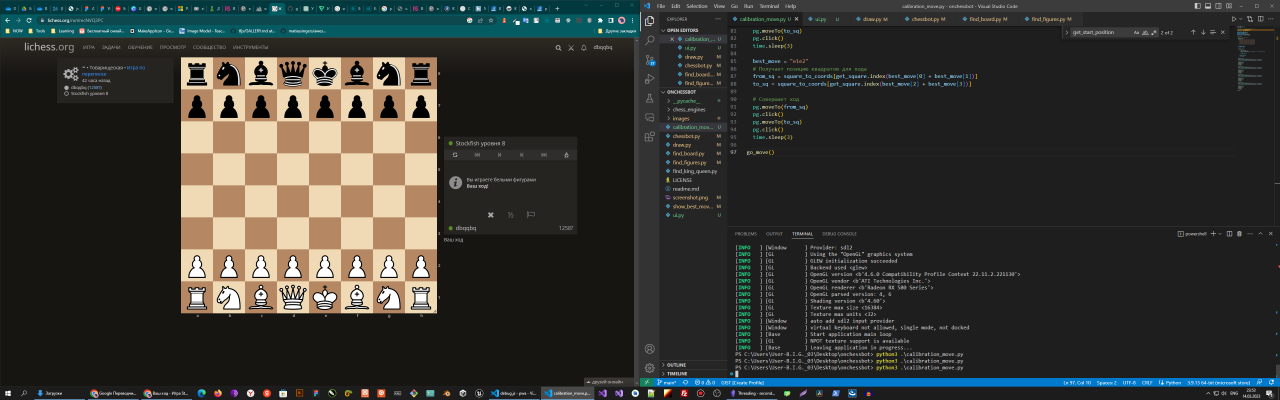
#> input picture images/shot_board.png, 3840 x 1200 px (shown at 1/3 size)
$ python -i find_board.py   (imports and definitions only)
#> lines starting #> are read from the running program, lines starting #| are printed output that depends on the picture
import numpy as np
import cv2
import pyautogui as pg


def get_start_position():
    # Захват экрана
    pg.screenshot('./images/shot_board.png')
    img = cv2.imread('./images/shot_board.png')
#> img is the input picture: shape (1200, 3840, 3); mean B, G, R 49.5, 53.3, 53


    # Преобразование изображения в массив numpy и перевод в серый цвет
    img_np = np.array(img)
    gray = cv2.cvtColor(img_np, cv2.COLOR_BGR2GRAY)
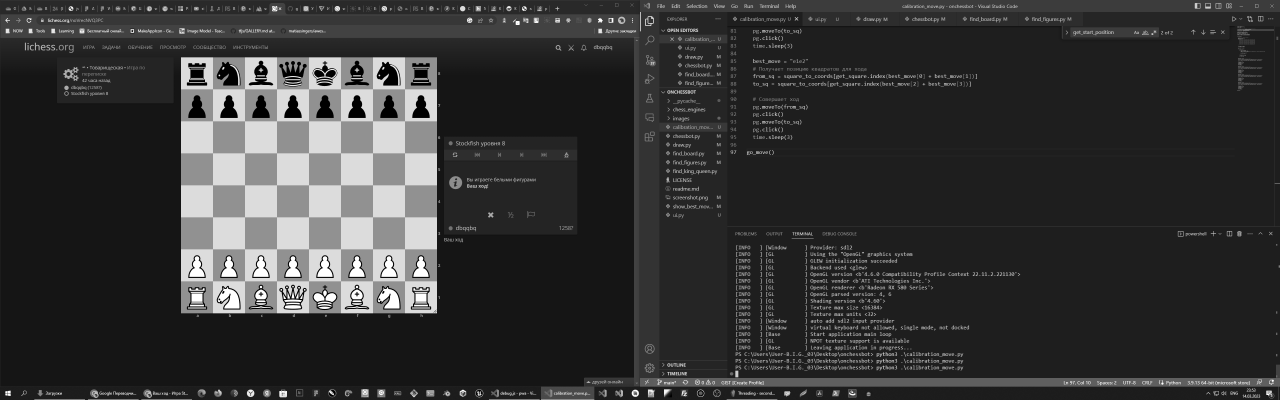
#> gray: shape (1200, 3840) (shown at 1/3 size); min 0, max 255, mean 52.7

    # Применение фильтра Гаусса для уменьшения шума на изображении
    blurred = cv2.GaussianBlur(gray, (1, 1), 0)

    # Обнаружение горизонтальных и вертикальных линий на изображении
    edges = cv2.Canny(blurred, 254, 255, apertureSize=3)
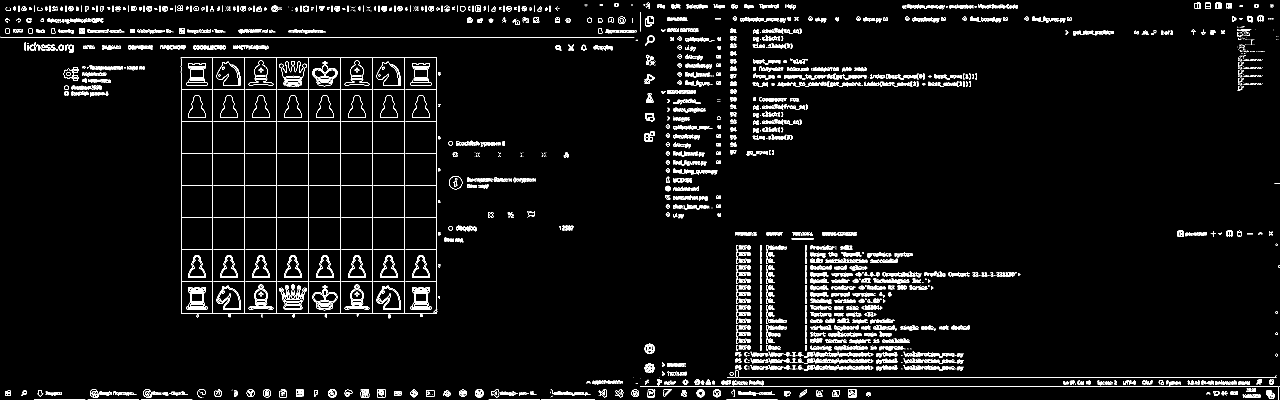
#> edges: shape (1200, 3840) (shown at 1/3 size); 3% white in thin lines or dots
    lines = cv2.HoughLinesP(edges, 1, np.pi/180, threshold=50, minLineLength=100, maxLineGap=5)
#> lines = 81 rows, first 6: [1, 112, 1902, 112], [2216, 1133, 3828, 1133], [543, 459, 1310, 459], [2623, 1159, 2724, 1159], [734, 939, 734, 172], [543, 651, 1310, 651]

    matrix_img = create_clear_matrix()

    # Рисование линий на изображении
    for line in lines:
        x1, y1, x2, y2 = line[0]
        cv2.line(img_np, (x1, y1), (x2, y2), (0, 0, 255), 1)
        cv2.line(matrix_img, (x1, y1), (x2, y2), (0, 0, 255), 3)


    cv2.imwrite("./images/no_bg_board.png", matrix_img)
    result_position_chess_board = find_chessboard_contour(matrix_img)
    return result_position_chess_board

# Возвращает x, y, w, h всей доски
def find_chessboard_contour(img):
    gray = cv2.cvtColor(img, cv2.COLOR_BGR2GRAY)
    blurred = cv2.GaussianBlur(gray, (5, 5), 0)
    edges = cv2.Canny(blurred, 50, 200)

    contours, _ = cv2.findContours(edges, cv2.RETR_EXTERNAL, cv2.CHAIN_APPROX_SIMPLE)

    for contour in contours:
        peri = cv2.arcLength(contour, True)
        approx = cv2.approxPolyDP(contour, 0.02 * peri, True)

        if len(approx) == 4 and cv2.isContourConvex(approx):
            x, y, w, h = cv2.boundingRect(contour)
            aspect_ratio = float(w) / h

            if 0.9 <= aspect_ratio <= 1.1:
                return x, y, w, h

    return None

def create_clear_matrix():
    # Получаем размеры экрана
#> (the run stopped early here; a loop or call above may not have finished)

$ run again, with images/2.png copied over images/shot_board.png
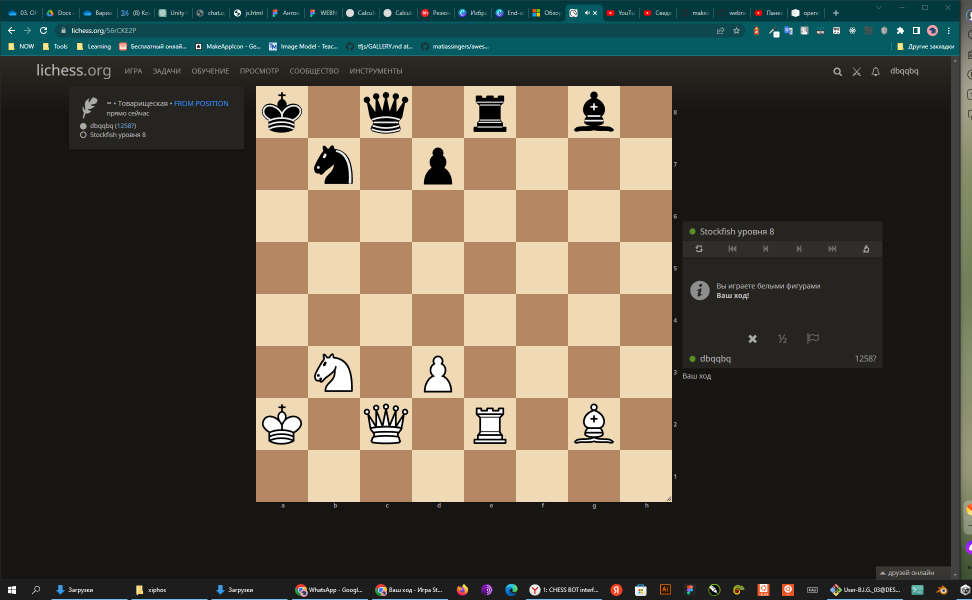
#> input picture images/2.png, 1944 x 1200 px (shown at 1/2 size)
#> in get_start_position, img is the input picture: shape (1200, 1944, 3); mean B, G, R 64.1, 75.5, 80.2
#> in get_start_position, `gray = cv2.cvtColor(img_np, cv2.COLOR_BGR2GRAY)`:
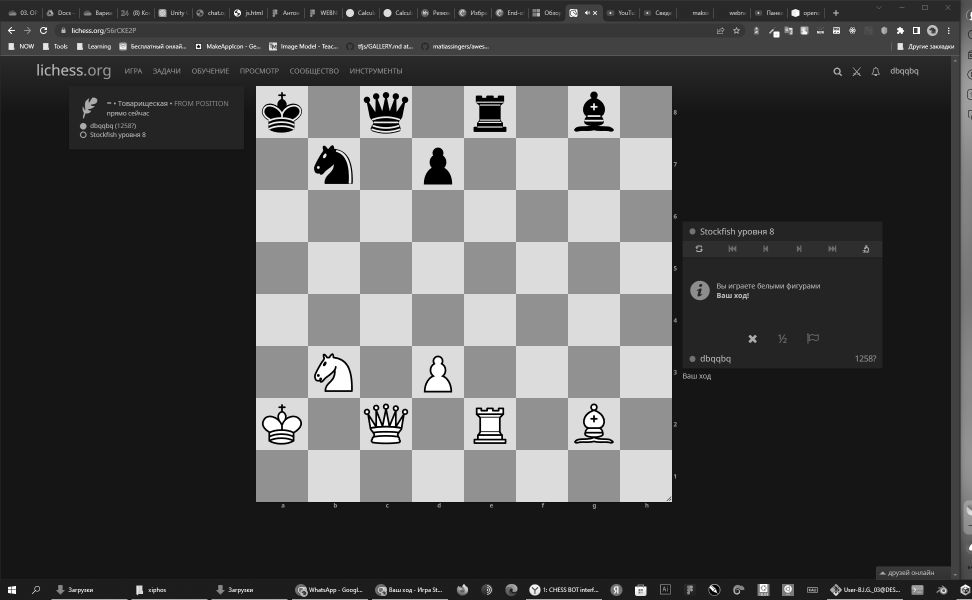
#> gray: shape (1200, 1944) (shown at 1/2 size); min 0, max 255, mean 75.5
#> in get_start_position, `edges = cv2.Canny(blurred, 254, 255, apertureSize=3)`:
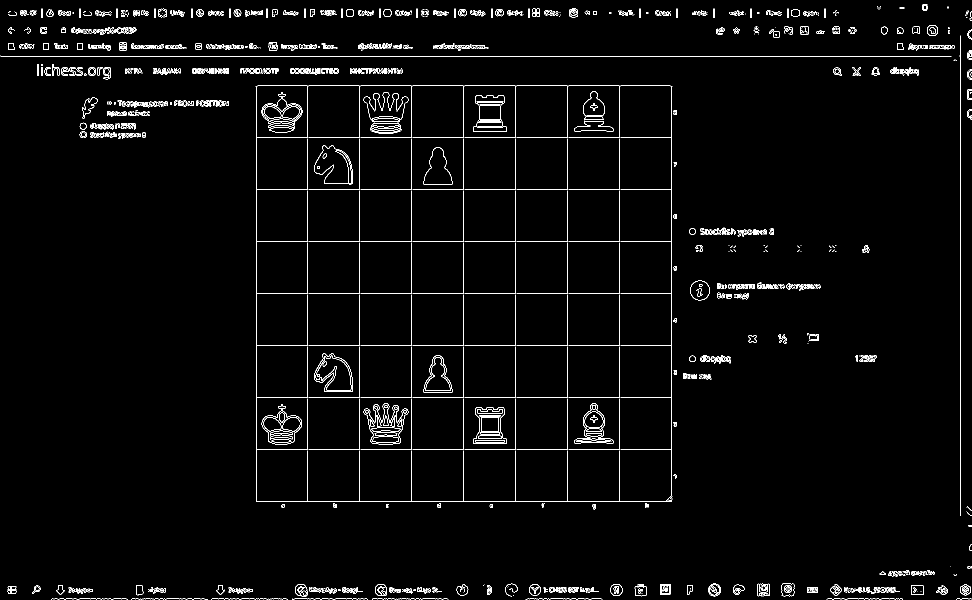
#> edges: shape (1200, 1944) (shown at 1/2 size); 2.3% white in thin lines or dots
#> lines = 46 rows, first 6: [1, 112, 1902, 112], [1921, 1031, 1921, 71], [512, 899, 1343, 899], [927, 1003, 927, 172], [512, 483, 1343, 483], [719, 1003, 719, 172]

$ run again, with images/3.png copied over images/shot_board.png
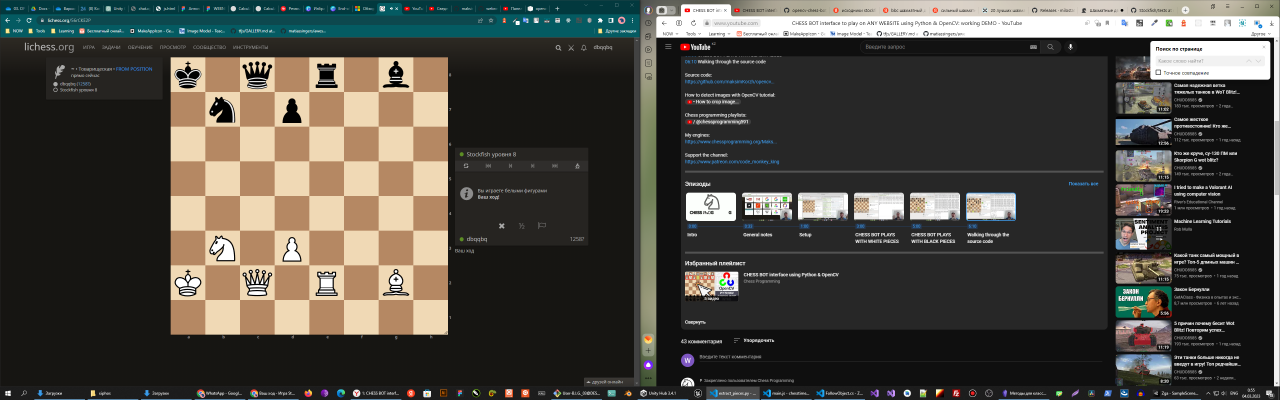
#> input picture images/3.png, 3840 x 1200 px (shown at 1/3 size)
#> in get_start_position, img is the input picture: shape (1200, 3840, 3); mean B, G, R 66.1, 72.4, 74.9
#> in get_start_position, `gray = cv2.cvtColor(img_np, cv2.COLOR_BGR2GRAY)`:
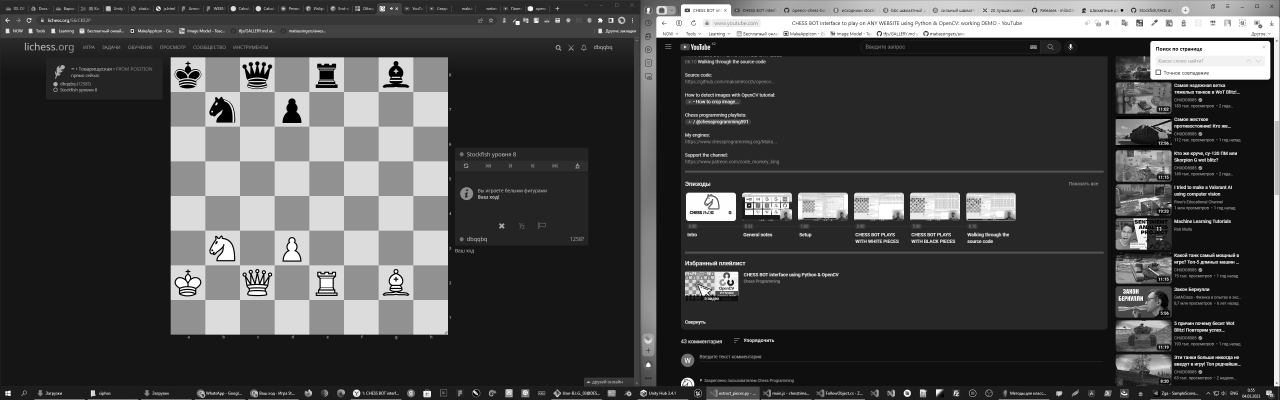
#> gray: shape (1200, 3840) (shown at 1/3 size); min 0, max 255, mean 72.4
#> in get_start_position, `edges = cv2.Canny(blurred, 254, 255, apertureSize=3)`:
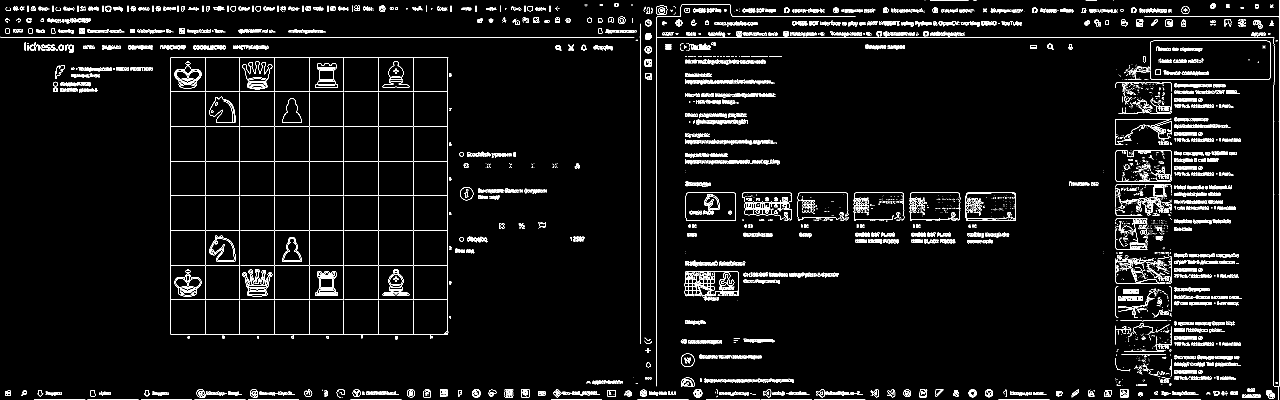
#> edges: shape (1200, 3840) (shown at 1/3 size); 3.3% white in thin lines or dots
#> lines = 131 rows, first 6: [1, 112, 1902, 112], [3838, 1158, 3838, 0], [2998, 1197, 3145, 1197], [2056, 795, 2233, 795], [1239, 1003, 1239, 172], [512, 379, 1343, 379]
